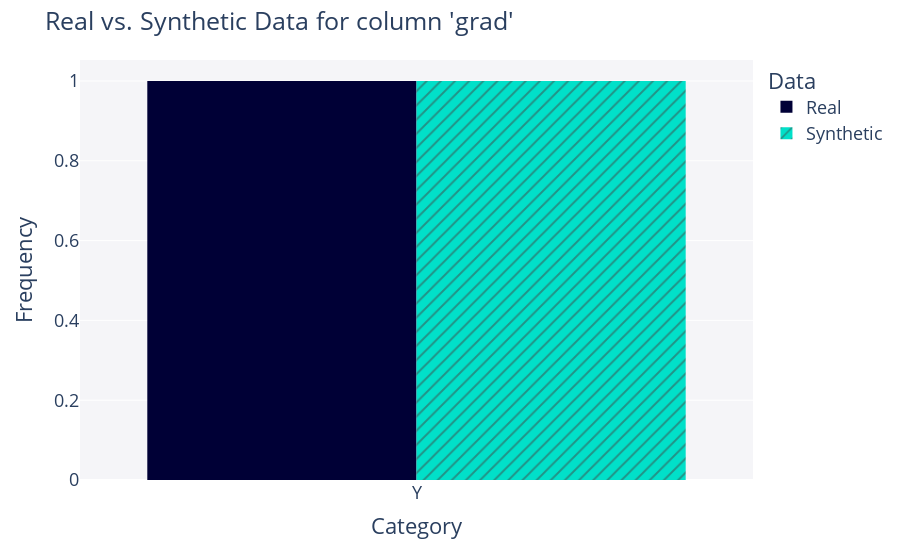

Notebook code for this chart:
### Code cell
fig = get_column_plot(
    real_data=df,
    synthetic_data=synthetic_data_GC,
    column_name='grad'
)

fig.show()

### Figure 1 — Plotly figure (JSON) as saved in the notebook; plotly's stock layout.template omitted (floating-point values rounded to 4 significant figures; data arrays with more than 128 entries replaced by an {"elided": "..."} marker saying what was removed)
{"data": [{"alignmentgroup": "True", "bingroup": "x", "histnorm": "probability density", "hovertemplate": "<b>Real</b><br>Frequency: %{y}<extra></extra>", "legendgroup": "Real", "marker": {"color": "#000036", "pattern": {"shape": ""}}, "name": "Real", "offsetgroup": "Real", "orientation": "v", "showlegend": true, "type": "histogram", "x": {"elided": "20512 str values"}, "xaxis": "x", "yaxis": "y"}, {"alignmentgroup": "True", "bingroup": "x", "histnorm": "probability density", "hovertemplate": "<b>Synthetic</b><br>Frequency: %{y}<extra></extra>", "legendgroup": "Synthetic", "marker": {"color": "#01E0C9", "pattern": {"shape": "/"}}, "name": "Synthetic", "offsetgroup": "Synthetic", "orientation": "v", "showlegend": true, "type": "histogram", "x": {"elided": "2000 str values"}, "xaxis": "x", "yaxis": "y"}], "layout": {"barmode": "group", "font": {"size": 18}, "legend": {"title": {"text": "Data"}, "tracegroupgap": 0}, "margin": {"t": 60}, "plot_bgcolor": "#F5F5F8", "title": {"text": "Real vs. Synthetic Data for column 'grad'"}, "xaxis": {"anchor": "y", "domain": [0, 1], "title": {"text": "Category"}}, "yaxis": {"anchor": "x", "domain": [0, 1], "title": {"text": "Frequency"}}}}
